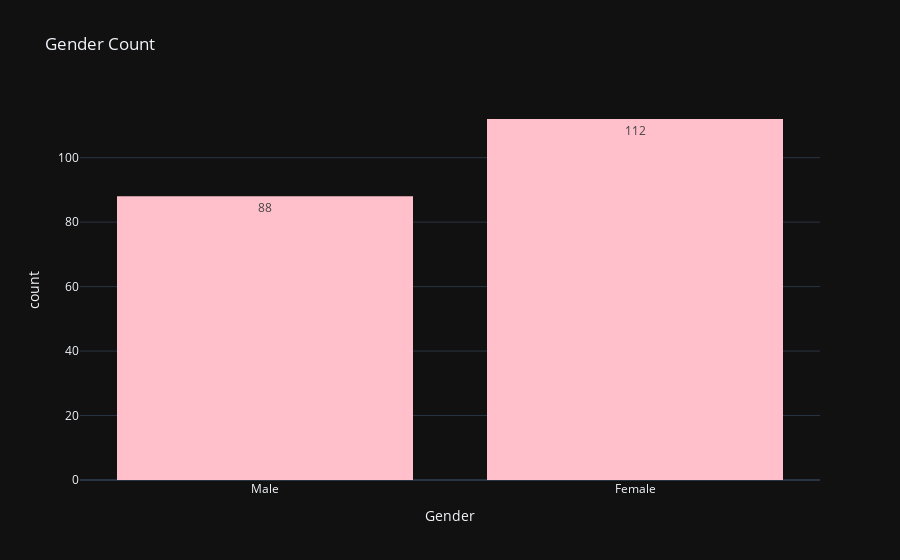

The cell this chart's notebook holds for it:
### Markdown cell above
### Age

### Code cell
fig = px.histogram(data_frame=data, x="Gender", color_discrete_sequence=["pink"], title="Gender Count", text_auto=True)
fig.show()

### Figure 1 — Plotly figure (JSON) as saved in the notebook; plotly's stock layout.template omitted (floating-point values rounded to 4 significant figures; data arrays with more than 128 entries replaced by an {"elided": "..."} marker saying what was removed)
{"data": [{"alignmentgroup": "True", "bingroup": "x", "hovertemplate": "Gender=%{x}<br>count=%{y}<extra></extra>", "legendgroup": "", "marker": {"color": "pink", "pattern": {"shape": ""}}, "name": "", "offsetgroup": "", "orientation": "v", "showlegend": false, "texttemplate": "%{value}", "x": {"elided": "200 str values"}, "xaxis": "x", "yaxis": "y", "type": "histogram"}], "layout": {"xaxis": {"anchor": "y", "domain": [0.0, 1.0], "title": {"text": "Gender"}}, "yaxis": {"anchor": "x", "domain": [0.0, 1.0], "title": {"text": "count"}}, "legend": {"tracegroupgap": 0}, "title": {"text": "Gender Count"}, "barmode": "relative"}}
